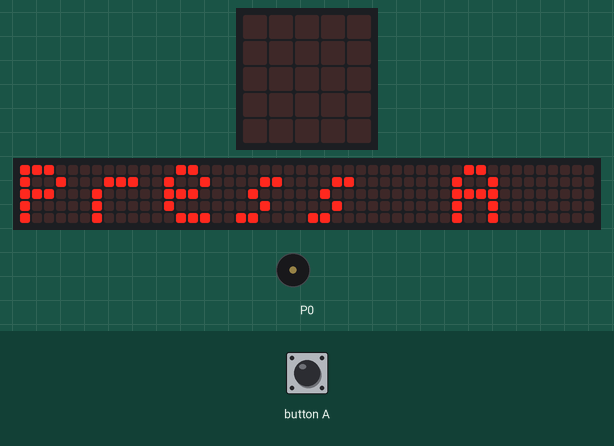
Simulated run of this program. Board: BBC micro:bit (MakeCode). Shown: the board's 5×5 LED display, a strip that is not on the board, showing the scrolling text unrolled, buzzer (waves = sounding). The inputs (shaded band) are chosen by the test bench. Random numbers come from a fixed seed; the 48×5 strip is a reading aid, not a part: it shows the text the display is scrolling, unrolled, one strip-width of it at a time.

Above: at 5.0 s.
At 16.0 s:
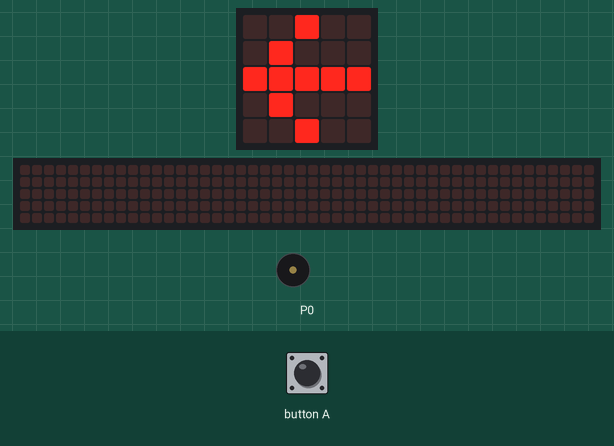
16.1 s: button A pressed for 0.15 s
At 16.8 s:
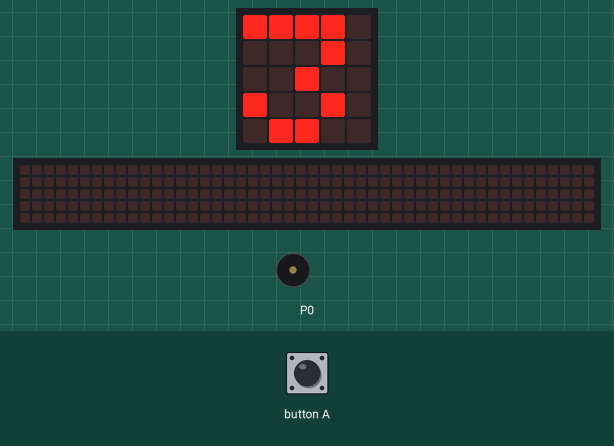
At 22.7 s:
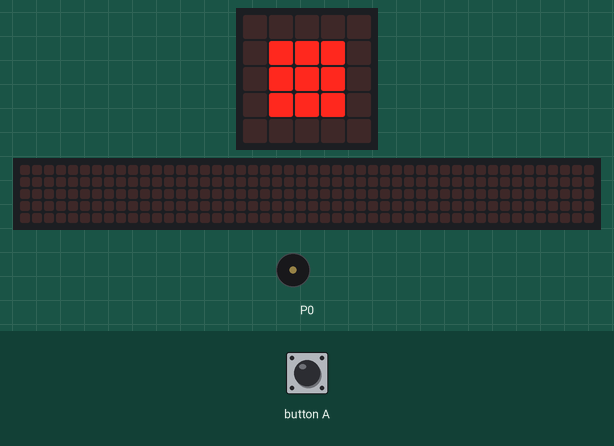
Timing chart, 0 to 24.2 s (numbered marks = the images above; inputs shaded):
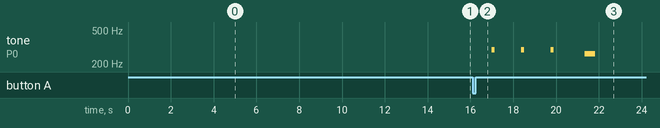

Measured:
- after the input at 16.1 s, tone on P0: plays 294 Hz for 0.13 s, 294 Hz for 0.13 s, 294 Hz for 0.13 s, 262 Hz for 0.50 s, starting after 0.90 s; the display: changes after 0.15 s (image 2)
- what the display in image 0 shows lasts 0.6 s, from 5.0 s to 5.6 s
- what the display in image 2 shows lasts 1.3 s, from 16.3 s to 17.6 s

The program:

main.ts
```typescript
input.onButtonPressed(Button.A, function () {
    basic.clearScreen()
    じゃんけん = 0
    basic.showNumber(3)
    music.playTone(294, music.beat(BeatFraction.Quarter))
    basic.pause(500)
    basic.showNumber(2)
    music.playTone(294, music.beat(BeatFraction.Quarter))
    basic.pause(500)
    basic.showNumber(1)
    music.playTone(294, music.beat(BeatFraction.Quarter))
    basic.pause(200)
    basic.showString("!")
    basic.pause(100)
    じゃんけん = randint(1, 3)
    if (じゃんけん == 1) {
        basic.showLeds(`
            . . . . .
            . # # # .
            . # # # .
            . # # # .
            . . . . .
            `)
        music.playTone(262, music.beat(BeatFraction.Whole))
    }
    if (じゃんけん == 2) {
        basic.showLeds(`
            . . . . #
            # # . # .
            # # # . .
            # # . # .
            . . . . #
            `)
        music.playTone(330, music.beat(BeatFraction.Whole))
    }
    if (じゃんけん == 3) {
        basic.showLeds(`
            # # # # #
            # . . . #
            # . . . #
            # . . . #
            # # # # #
            `)
        music.playTone(392, music.beat(BeatFraction.Whole))
    }
    basic.pause(5000)
    basic.showLeds(`
        . . # . .
        . # . . .
        # # # # #
        . # . . .
        . . # . .
        `)
})
let じゃんけん = 0
basic.showString("Press A button!")
basic.showLeds(`
    . . # . .
    . # . . .
    # # # # #
    . # . . .
    . . # . .
    `)
```

test.ts
```typescript
// テストはここに来ます。このパッケージが拡張機能として使用されるときにはコンパイルされません。
```
